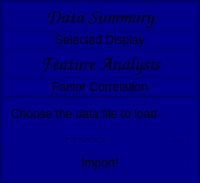
        <widget class="QCustomSlideMenu" name="widget_leftmenu" native="true">
         <property name="sizePolicy">
          <sizepolicy hsizetype="Expanding" vsizetype="Expanding">
           <horstretch>0</horstretch>
           <verstretch>0</verstretch>
          </sizepolicy>
         </property>
         <property name="minimumSize">
          <size>
           <width>0</width>
           <height>0</height>
          </size>
         </property>
         <property name="maximumSize">
          <size>
           <width>1677215</width>
           <height>16777215</height>
          </size>
         </property>
         <property name="styleSheet">
          <string notr="true">background-color: rgb(0, 0, 139);
font: 15pt &quot;Comic Sans MS&quot;;</string>
         </property>
         <layout class="QVBoxLayout" name="verticalLayout">
          <property name="spacing">
           <number>0</number>
          </property>
          <property name="leftMargin">
           <number>0</number>
          </property>
          <property name="topMargin">
           <number>0</number>
          </property>
          <property name="rightMargin">
           <number>0</number>
          </property>
          <property name="bottomMargin">
           <number>0</number>
          </property>
          <item>
           <widget class="QFrame" name="frame">
            <property name="sizePolicy">
             <sizepolicy hsizetype="Expanding" vsizetype="Expanding">
              <horstretch>0</horstretch>
              <verstretch>0</verstretch>
             </sizepolicy>
            </property>
            <property name="frameShape">
             <enum>QFrame::StyledPanel</enum>
            </property>
            <property name="frameShadow">
             <enum>QFrame::Raised</enum>
            </property>
            <layout class="QVBoxLayout" name="verticalLayout_2">
             <property name="spacing">
              <number>0</number>
             </property>
             <property name="leftMargin">
              <number>0</number>
             </property>
             <property name="topMargin">
              <number>0</number>
             </property>
             <property name="rightMargin">
              <number>0</number>
             </property>
             <property name="bottomMargin">
              <number>0</number>
             </property>
             <item>
              <widget class="QFrame" name="frame_4">
               <property name="sizePolicy">
                <sizepolicy hsizetype="Expanding" vsizetype="Expanding">
                 <horstretch>0</horstretch>
                 <verstretch>0</verstretch>
                </sizepolicy>
               </property>
               <property name="font">
                <font>
                 <family>Comic Sans MS</family>
                 <pointsize>15</pointsize>
                 <weight>50</weight>
                 <italic>false</italic>
                 <bold>false</bold>
                </font>
               </property>
               <property name="styleSheet">
                <string notr="true">QPushButton {
	border: 2px solid rgb(0, 0, 128);
	border-radius: 5px;	
}
QPushButton:hover {
	background-color: rgb(25, 25, 112);
	border: 2px solid rgb(65, 105, 225);
}
QPushButton:pressed {	
	background-color: rgb(72, 61, 139);
	border: 2px solid rgb(43, 50, 61);
}</string>
               </property>
               <property name="frameShape">
                <enum>QFrame::StyledPanel</enum>
               </property>
               <property name="frameShadow">
                <enum>QFrame::Raised</enum>
               </property>
               <layout class="QVBoxLayout" name="verticalLayout_8">
                <property name="spacing">
                 <number>0</number>
                </property>
                <property name="leftMargin">
                 <number>0</number>
                </property>
                <property name="topMargin">
                 <number>0</number>
                </property>
                <property name="rightMargin">
                 <number>0</number>
                </property>
                <property name="bottomMargin">
                 <number>0</number>
                </property>
                <item>
                 <widget class="QPushButton" name="Btn_1">
                  <property name="sizePolicy">
                   <sizepolicy hsizetype="Expanding" vsizetype="Expanding">
                    <horstretch>0</horstretch>
                    <verstretch>0</verstretch>
                   </sizepolicy>
                  </property>
                  <property name="maximumSize">
                   <size>
                    <width>16777215</width>
                    <height>50</height>
                   </size>
                  </property>
                  <property name="font">
                   <font>
                    <family>Comic Sans MS</family>
                    <pointsize>15</pointsize>
                    <weight>50</weight>
                    <italic>false</italic>
                    <bold>false</bold>
                   </font>
                  </property>
                  <property name="layoutDirection">
                   <enum>Qt::LeftToRight</enum>
                  </property>
                  <property name="text">
                   <string>Data Summary</string>
                  </property>
                  <property name="icon">
                   <iconset resource="icons_2.qrc">
                    <normaloff>:/All/icons_2/book-open.svg</normaloff>:/All/icons_2/book-open.svg</iconset>
                  </property>
                  <property name="iconSize">
                   <size>
                    <width>30</width>
                    <height>30</height>
                   </size>
                  </property>
                 </widget>
                </item>
                <item>
                 <widget class="QPushButton" name="Btn_2">
                  <property name="sizePolicy">
                   <sizepolicy hsizetype="Expanding" vsizetype="Expanding">
                    <horstretch>0</horstretch>
                    <verstretch>0</verstretch>
                   </sizepolicy>
                  </property>
                  <property name="maximumSize">
                   <size>
                    <width>16777215</width>
                    <height>50</height>
                   </size>
                  </property>
                  <property name="text">
                   <string>Selected Display</string>
                  </property>
                  <property name="icon">
                   <iconset resource="icons_2.qrc">
                    <normaloff>:/All/icons_2/activity.svg</normaloff>:/All/icons_2/activity.svg</iconset>
                  </property>
                  <property name="iconSize">
                   <size>
                    <width>30</width>
                    <height>30</height>
                   </size>
                  </property>
                 </widget>
                </item>
                <item>
                 <widget class="QPushButton" name="Btn_3">
                  <property name="sizePolicy">
                   <sizepolicy hsizetype="Expanding" vsizetype="Expanding">
                    <horstretch>0</horstretch>
                    <verstretch>0</verstretch>
                   </sizepolicy>
                  </property>
                  <property name="maximumSize">
                   <size>
                    <width>16777215</width>
                    <height>50</height>
                   </size>
                  </property>
                  <property name="font">
                   <font>
                    <family>Comic Sans MS</family>
                    <pointsize>15</pointsize>
                    <weight>50</weight>
                    <italic>false</italic>
                    <bold>false</bold>
                   </font>
                  </property>
                  <property name="layoutDirection">
                   <enum>Qt::LeftToRight</enum>
                  </property>
                  <property name="text">
                   <string>Feature Analysis</string>
                  </property>
                  <property name="icon">
                   <iconset resource="icons_2.qrc">
                    <normaloff>:/All/icons_2/flag.svg</normaloff>:/All/icons_2/flag.svg</iconset>
                  </property>
                  <property name="iconSize">
                   <size>
                    <width>30</width>
                    <height>30</height>
                   </size>
                  </property>
                 </widget>
                </item>
                <item>
                 <widget class="QPushButton" name="Btn_4">
                  <property name="sizePolicy">
                   <sizepolicy hsizetype="Expanding" vsizetype="Expanding">
                    <horstretch>0</horstretch>
                    <verstretch>0</verstretch>
                   </sizepolicy>
                  </property>
                  <property name="maximumSize">
                   <size>
                    <width>16777215</width>
                    <height>50</height>
                   </size>
                  </property>
                  <property name="styleSheet">
                   <string notr="true"/>
                  </property>
                  <property name="text">
                   <string>Factor Correlation</string>
                  </property>
                  <property name="icon">
                   <iconset resource="icons_2.qrc">
                    <normaloff>:/All/icons_2/thermometer.svg</normaloff>:/All/icons_2/thermometer.svg</iconset>
                  </property>
                  <property name="iconSize">
                   <size>
                    <width>30</width>
                    <height>30</height>
                   </size>
                  </property>
                 </widget>
                </item>
               </layout>
              </widget>
             </item>
             <item alignment="Qt::AlignVCenter">
              <widget class="QFrame" name="frame_5">
               <property name="sizePolicy">
                <sizepolicy hsizetype="Expanding" vsizetype="Expanding">
                 <horstretch>0</horstretch>
                 <verstretch>0</verstretch>
                </sizepolicy>
               </property>
               <property name="styleSheet">
                <string notr="true">QPushButton {
	border: 2px solid rgb(0, 0, 128);
	border-radius: 5px;	
}
QPushButton:hover {
	background-color: rgb(25, 25, 112);
	border: 2px solid rgb(65, 105, 225);
}
QPushButton:pressed {	
	background-color: rgb(72, 61, 139);
	border: 2px solid rgb(43, 50, 61);
}</string>
               </property>
               <property name="frameShape">
                <enum>QFrame::StyledPanel</enum>
               </property>
               <property name="frameShadow">
                <enum>QFrame::Raised</enum>
               </property>
               <layout class="QGridLayout" name="gridLayout_4">
                <item row="1" column="1">
                 <widget class="QToolButton" name="toolButton">
                  <property name="maximumSize">
                   <size>
                    <width>16777215</width>
                    <height>30</height>
                   </size>
                  </property>
                  <property name="styleSheet">
                   <string notr="true">QToolButton {
	border: 2px solid rgb(0, 0, 128);
	border-radius: 5px;	
}
QToolButton:hover {
	background-color: rgb(25, 25, 112);
	border: 2px solid rgb(65, 105, 225);
}
QToolButton:pressed {	
	background-color: rgb(72, 61, 139);
	border: 2px solid rgb(43, 50, 61);
}</string>
                  </property>
                  <property name="text">
                   <string>...</string>
                  </property>
                 </widget>
                </item>
                <item row="1" column="0" alignment="Qt::AlignHCenter">
                 <widget class="QLabel" name="label_filepath">
                  <property name="styleSheet">
                   <string notr="true">font: 10pt &quot;Times Newman&quot;;</string>
                  </property>
                  <property name="text">
                   <string>- - - - - -</string>
                  </property>
                 </widget>
                </item>
                <item row="0" column="0" colspan="2">
                 <widget class="QLabel" name="label_35">
                  <property name="styleSheet">
                   <string notr="true">font: 75 12pt &quot;Comic Sans MS&quot;;</string>
                  </property>
                  <property name="text">
                   <string>Choose the data file to load</string>
                  </property>
                 </widget>
                </item>
                <item row="2" column="0" colspan="2">
                 <widget class="QPushButton" name="Btn_import">
                  <property name="sizePolicy">
                   <sizepolicy hsizetype="Expanding" vsizetype="Fixed">
                    <horstretch>0</horstretch>
                    <verstretch>0</verstretch>
                   </sizepolicy>
                  </property>
                  <property name="text">
                   <string>Import!</string>
                  </property>
                 </widget>
                </item>
               </layout>
              </widget>
             </item>
            </layout>
           </widget>
          </item>
         </layout>
        </widget>
